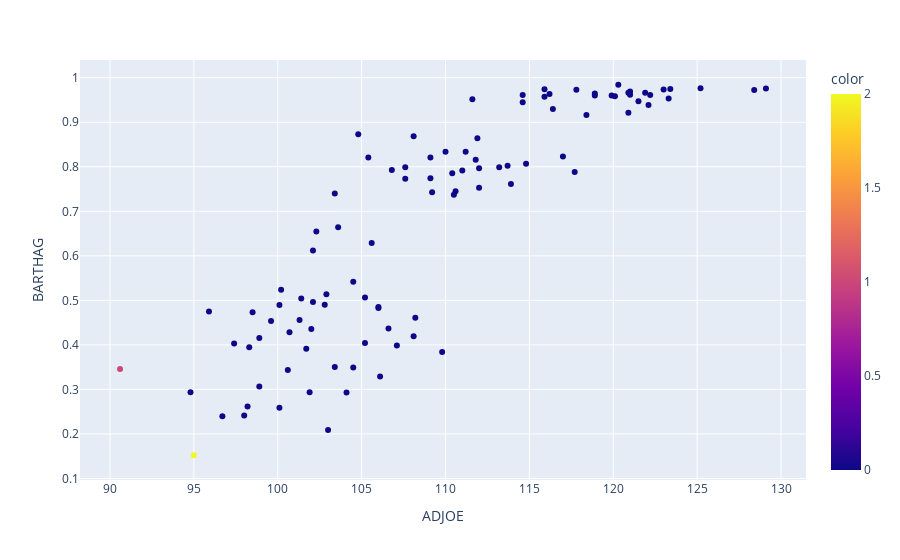

The cell this chart's notebook holds for it:
### Code cell
X = df2.loc[:, ['ADJOE', 'BARTHAG']]

from sklearn.preprocessing import StandardScaler
scaler = StandardScaler()
X_standardized = scaler.fit_transform(X)
X_standardized_df = pd.DataFrame(X_standardized, columns=X.columns)

labels = postprocess(*kruskal_clustering(X_standardized_df, k = 3))

# create a scatter plot of the data colored by the cluster labels
fig = px.scatter(df2, x='ADJOE', y='BARTHAG', color=labels, hover_data=['TEAM'])
fig.show()

### Figure 1 — Plotly figure (JSON) as saved in the notebook; plotly's stock layout.template omitted (floating-point values rounded to 4 significant figures)
{"data": [{"customdata": [["North Carolina"], ["Wisconsin"], ["Gonzaga"], ["Duke"], ["Virginia"], ["North Carolina"], ["Villanova"], ["Louisville"], ["Virginia"], ["Duke"], ["Kansas"], ["Kansas"], ["Oregon"], ["Gonzaga"], ["Arizona"], ["Kansas"], ["Kentucky"], ["Florida"], ["UMBC"], ["Villanova"], ["Villanova"], ["Xavier"], ["Liberty"], ["Middle Tennessee"], ["Yale"], ["Murray St."], ["Arkansas Little Rock"], ["Wichita St."], ["Harvard"], ["North Dakota St."], ["Stephen F. Austin"], ["Gonzaga"], ["California"], ["Mississippi"], ["Davidson"], ["Virginia"], ["Florida Gulf Coast"], ["Coastal Carolina"], ["Radford"], ["Gardner Webb"], ["UC Davis"], ["UNC Wilmington"], ["Princeton"], ["Penn"], ["Iona"], ["Buffalo"], ["Hampton"], ["Hampton"], ["Wyoming"], ["Nevada"], ["Robert Morris"], ["Mount St. Mary's"], ["Fairleigh Dickinson"], ["Austin Peay"], ["Murray St."], ["Lafayette"], ["Holy Cross"], ["Wofford"], ["Chattanooga"], ["Stephen F. Austin"], ["South Dakota St."], ["South Dakota St."], ["South Dakota St."], ["North Dakota St."], ["Texas Southern"], ["Texas Southern"], ["New Mexico St."], ["New Mexico St."], ["North Carolina St."], ["Albany"], ["Cal Poly"], ["Coastal Carolina"], ["Weber St."], ["Akron"], ["Western Kentucky"], ["North Carolina A&T"], ["Southern"], ["James Madison"], ["North Florida"], ["Manhattan"], ["North Carolina Central"], ["North Carolina Central"], ["North Carolina Central"], ["Fairleigh Dickinson"], ["LIU Brooklyn"], ["New Orleans"], ["Southern"], ["Prairie View A&M"], ["Xavier"], ["Mount St. Mary's"], ["Texas Southern"], ["LIU Brooklyn"], ["Liberty"], ["North Carolina"], ["Oregon"], ["Virginia"], ["Indiana"], ["Kansas"], ["Oregon"]], "hovertemplate": "ADJOE=%{x}<br>BARTHAG=%{y}<br>TEAM=%{customdata[0]}<br>color=%{marker.color}<extra></extra>", "legendgroup": "", "marker": {"color": [0, 0, 0, 0, 0, 0, 0, 0, 0, 0, 0, 0, 0, 0, 0, 0, 0, 0, 0, 0, 0, 0, 0, 0, 0, 0, 0, 0, 0, 0, 0, 0, 0, 0, 0, 0, 0, 0, 0, 0, 0, 0, 0, 0, 0, 0, 0, 0, 0, 0, 0, 0, 0, 0, 0, 0, 0, 0, 0, 0, 0, 0, 0, 0, 0, 0, 0, 0, 0, 0, 0, 0, 0, 0, 0, 1, 0, 0, 0, 0, 0, 2, 0, 0, 0, 0, 0, 0, 0, 0, 0, 0, 0, 0, 0, 0, 0, 0, 0], "coloraxis": "coloraxis", "symbol": "circle"}, "mode": "markers", "name": "", "orientation": "v", "showlegend": false, "type": "scatter", "x": [123.3, 129.1, 117.8, 125.2, 123, 121, 128.4, 115.9, 119.9, 118.9, 120.9, 121.5, 118.4, 123.4, 116.2, 122.1, 120.3, 115.9, 102.1, 121.9, 122.2, 120.9, 109.2, 111.2, 109.1, 110.4, 107.6, 116.4, 111.9, 113.9, 112, 118.9, 105.4, 110, 117, 114.6, 102.9, 104.5, 101.3, 106, 97.4, 117.7, 107.6, 103.6, 105.2, 109.1, 94.8, 98.2, 102.1, 113.7, 100.7, 98.9, 104.5, 103.4, 110.6, 109.8, 96.7, 102.3, 105.6, 111, 110.5, 108.2, 113.2, 106.6, 100.6, 104.1, 106.8, 111.8, 114.8, 102.8, 102, 98.3, 106, 103.4, 100.1, 90.6, 95.9, 98.5, 105.2, 100.2, 101.4, 95, 98, 103, 101.9, 99.6, 98.9, 101.7, 112, 107.1, 106.1, 108.1, 100.1, 120.1, 108.1, 114.6, 121, 111.6, 104.8], "xaxis": "x", "y": [0.9531, 0.9758, 0.9728, 0.9764, 0.9736, 0.9615, 0.9725, 0.9743, 0.96, 0.9646, 0.9662, 0.9472, 0.9163, 0.9744, 0.9636, 0.9385, 0.9842, 0.9575, 0.4963, 0.9663, 0.9611, 0.9211, 0.7428, 0.8339, 0.8209, 0.7852, 0.7732, 0.9295, 0.8641, 0.7613, 0.7527, 0.9599, 0.8211, 0.834, 0.823, 0.9612, 0.5136, 0.5417, 0.4559, 0.4852, 0.4033, 0.7881, 0.7989, 0.6644, 0.4044, 0.7742, 0.2939, 0.2615, 0.6121, 0.8021, 0.4286, 0.4155, 0.3494, 0.3501, 0.7449, 0.3839, 0.2398, 0.6547, 0.6286, 0.7919, 0.737, 0.4612, 0.7989, 0.4369, 0.3437, 0.293, 0.7927, 0.8155, 0.8066, 0.49, 0.4356, 0.3946, 0.4831, 0.7402, 0.4895, 0.3459, 0.475, 0.4736, 0.5063, 0.5238, 0.5043, 0.1522, 0.2414, 0.209, 0.2937, 0.4538, 0.3065, 0.3911, 0.7965, 0.3986, 0.3293, 0.4195, 0.2591, 0.9582, 0.8687, 0.9449, 0.9692, 0.9514, 0.8728], "yaxis": "y"}], "layout": {"coloraxis": {"colorbar": {"title": {"text": "color"}}, "colorscale": [[0, "#0d0887"], [0.1111, "#46039f"], [0.2222, "#7201a8"], [0.3333, "#9c179e"], [0.4444, "#bd3786"], [0.5556, "#d8576b"], [0.6667, "#ed7953"], [0.7778, "#fb9f3a"], [0.8889, "#fdca26"], [1, "#f0f921"]]}, "legend": {"tracegroupgap": 0}, "margin": {"t": 60}, "xaxis": {"anchor": "y", "domain": [0, 1], "title": {"text": "ADJOE"}}, "yaxis": {"anchor": "x", "domain": [0, 1], "title": {"text": "BARTHAG"}}}}
